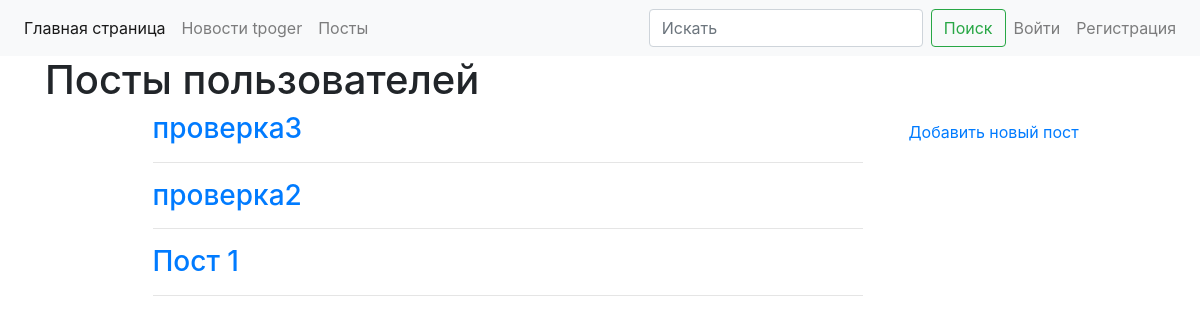
The app's page /posts/, older data.
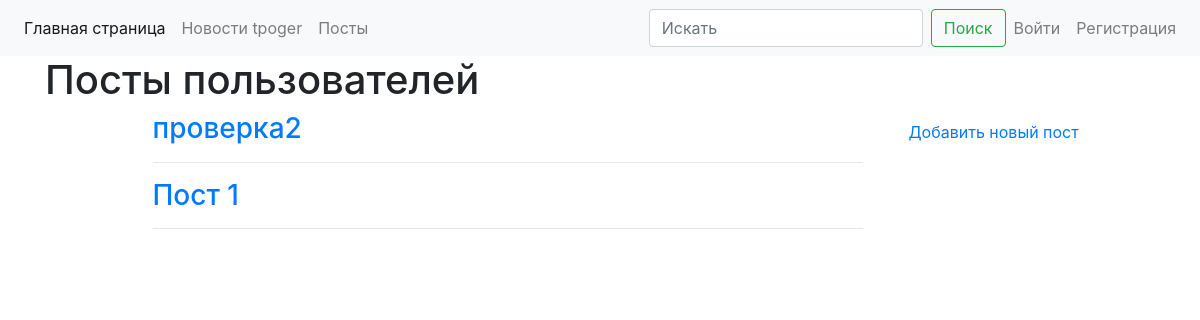
The same page, newer data.
### webapp/posts/models.py (models this page shows, shortened)
class Post(db.Model):
    id = db.Column(db.Integer, primary_key=True)
    title = db.Column(db.String, nullable=False)
    text = db.Column(db.Text, nullable=False)
    created = db.Column(db.DateTime, nullable=False, default=datetime.now())
    user_id = db.Column(
        db.Integer,
        db.ForeignKey('user.id', ondelete='CASCADE'),
        index=True)
    user = relationship('User', backref='posts')

### webapp/posts/views.py (the view)
@blueprint.route("/")
def post():
    title = 'Посты пользователей'
    post_list = Post.query.filter(Post.text.isnot(None)).order_by(Post.created.desc()).all()
    return render_template('posts/post.html', page_title=title, post_list=post_list)

### webapp/templates/posts/post.html (shortened to what this page needs)
{% extends "base.html" %}
{% block content %}
<div class="container">
  <div class="row">
    <div class="col-1">
    </div>
    <div class="col-8">
    {% for post in post_list %}
    <h3><a href="{{ url_for('post.single_post', id=post.id) }}">{{ post.title }}</a> </h3>
    <hr />
    {% endfor %}
    </div>
    <div class="col-3">
      <a class="nav-link" href="{{ url_for('post.new_post') }}">Добавить новый пост </a>
  </div>
  </div>
</div>
  {% endblock %}

### webapp/templates/base.html (shortened to what this page needs)
<!doctype html>
<html lang="ru">
  <head>
    <link rel="stylesheet" href="https://stackpath.bootstrapcdn.com/bootstrap/4.1.3/css/bootstrap.min.css">
  </head>
  <body>
    {% include 'menu.html' %}
    <div class="container">
        <h1> {{page_title}} </h1>
          {% block content %}{% endblock %}
    </div>
  </body>
</html>

### webapp/templates/menu.html (shortened to what this page needs)
<nav class="navbar navbar-expand-lg navbar-light bg-light">
    <div class="collapse navbar-collapse" id="navbarSupportedContent">
        <ul class="navbar-nav mr-auto">
        <li class="nav-item active">
            <a class="nav-link" href="/">Главная страница </a>
        </li>
        <li class="nav-item">
            <a class="nav-link" href="/tproger">Новости tpoger </a>
        </li>
        <li class="nav-item">
            <a class="nav-link" href="/posts">Посты </a>
        </li>
        </ul>
        <form class="form-inline my-2 my-lg-0">
        <input class="form-control mr-sm-2" type="search" placeholder="Искать" aria-label="Search">
        <button class="btn btn-outline-success my-2 my-sm-0" type="submit">Поиск</button>
        </form>
        <ul class="navbar-nav">
            {% if current_user.is_authenticated %}
                <li class="nav-item">
                    <span class="nav-link">Привет, {{ current_user.username }}!</span>
                </li>
                {% if current_user.is_admin %}
                <li class="nav-item">
                    <a href="{{ url_for('admin.admin_index') }}" class="nav-link">Админка</a>
                </li>
                {% endif %}
                <li class="nav-item">
                    <a class="nav-link" href="{{ url_for('user.logout') }}">Выйти</a>
                </li>
            {% else %}
                <li class="nav-item">
                    <a class="nav-link" href="{{ url_for('user.login') }}">Войти</a>
                </li>
                <li class="nav-item">
                    <a class="nav-link" href="{{ url_for('user.register') }}">Регистрация</a>
                </li>
            {% endif %}
    </div>
  </nav>

Row changes from the older to the newer data that the page shows:
removed Post: title "проверка3"
